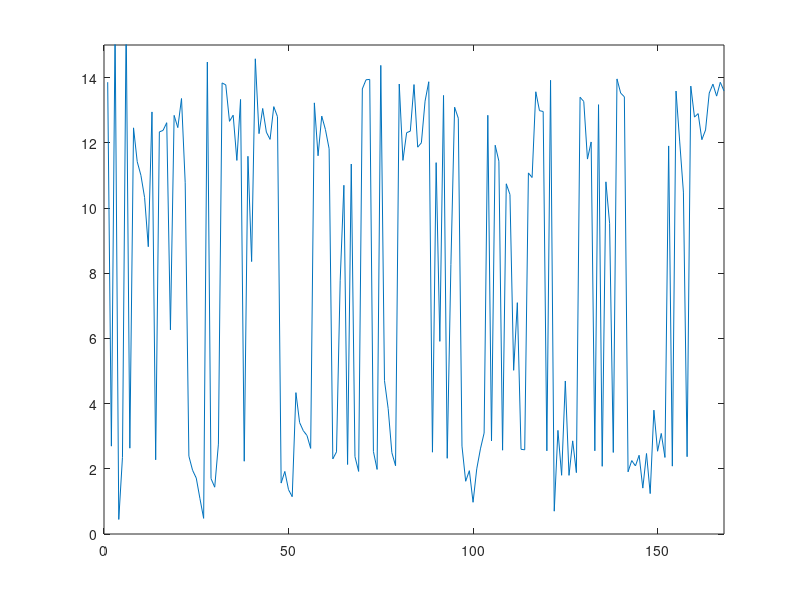

Write MATLAB code to recreate this figure.
% Uses the first policy to come up with an optimal bid value using
% simulated data.

% Read in simulated data. Right now, this is just a modified copy of
% ParsedParam only with hour_of_week, auctions, clicks, cost, and value per
% conversion.
data = importdata('SimulatorOutput.csv');
numHOW = 168;

% Calculate the click probability, the cost per click, and the value per
% click for each data point. 
colHOW = 1;
colAuct = 2;
colClick = 3;
colCost = 4;
colConv = 5;
pWC = data(:,colClick)./data(:,colAuct);
fCPC = data(:,colCost)./data(:,colClick);
fVPC = data(:,colConv)./data(:,colClick);

% Estimate the value per click and the difference between the bid and the
% cost per click. It's better to use the average for each HoW, as done
% below. 
%avgfVPC = nansum(fVPC)/sum(~isnan(fVPC));
%avgD = 7 - nansum(fCPC)/sum(~isnan(fCPC));

% Find theta values for each hour of the week indicator variable. 
theta = zeros(numHOW, 1);
for k = 1:168
    pWCk = pWC(data(:,colHOW) == k);
    avgPWCk = nansum(pWCk)/sum(~isnan(pWCk));
    if avgPWCk == 0
        disp("Error: Not enough data1");
    end
    theta(k) = log(1/avgPWCk - 1) + 7;
end

% Find the optimum bid value for each hour of the week. First, find the
% value that maximizes the profit function, and then find the minimum of
% that value and the maximum bid value according to the bound q for the
% commission of the conversion.
b = zeros(numHOW,1);
bid = zeros(numHOW,1);
q = 1; % when q = 1, bid = b (the commission constr doesn't do anything)
for k = 1:168
    
    % Find average fVPC and D for each hour of the week k
    fVPCk = fVPC(data(:,colHOW) == k);
    avgfVPCk = nansum(fVPCk)/sum(~isnan(fVPCk));
    fCPCk = fCPC(data(:,colHOW) == k);
    avgfCPCk = nansum(fCPCk)/sum(~isnan(fCPCk));
    avgDk = 7 - avgfCPCk;

    der = @(b) exp(theta(k)-b)*(avgfVPCk+avgDk-b)/(1+exp(theta(k)-b))^2 - ...
        1/(1+exp(theta(k)-b));
    b(k) = fzero(der,0);
    bid(k) = min([b(k) q*avgfVPCk+avgDk]);    
end

% Plot the optimum bid values for each hour of the week.
plot(1:168, bid);
axis([0 168 0 15]);

% Would have used for linear regression
%y = pWC(~isnan(pWC));
%y(y==0) = 1e-6;
% Y = log(1./y - ones(length(y),1));
% x = ones(length(y),1)*7;
% X = [ones(length(x),1) x];
% theta = X\Y;

